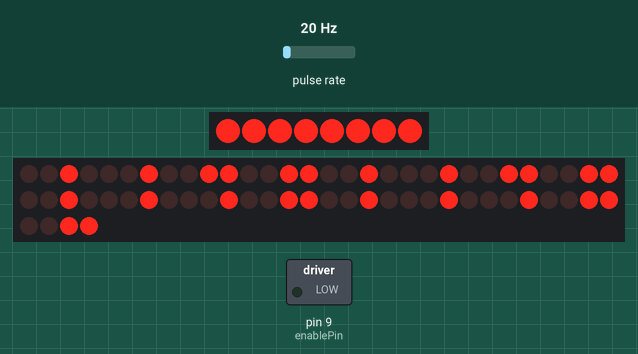
Recording of a sketch running on a simulated Arduino Uno, built with avr-gcc and run on an emulated ATmega328P. Parts: 8 shift-register outputs drawn as a row of LEDs (first output left, lit = HIGH), 64 shift-register outputs drawn as a row of LEDs (first output left, lit = HIGH), switched loads named in the sketch (green lamp = pin HIGH). Wiring (inferred from the names in the program): pulse sensor: data pin 2; shift register (74HC595): latch pin 10; 8 × shift register (74HC595): latch pin 0. Wiring (inferred from the signals the program sends): 2 × row of LEDs: on Q0, Q1, Q2, Q3, Q4, Q5, Q6, Q7 / on Q0, Q1, Q2, Q3, Q4, Q5, Q6, Q7, Q8, Q9, Q10, Q11, Q12, Q13, Q14, Q15, Q16, Q17, Q18, Q19, Q20, Q21, Q22, Q23, Q24, Q25, Q26, Q27, Q28, Q29, Q30, Q31, Q32, Q33, Q34, Q35, Q36, Q37, Q38, Q39, Q40, Q41, Q42, Q43, Q44, Q45, Q46, Q47, Q48, Q49, Q50, Q51, Q52, Q53, Q54, Q55, Q56, Q57, Q58, Q59, Q60, Q61, Q62, Q63. The test bench sets the inputs (shaded band); at power-on: pulse rate 20 Hz. Pins used as bus, display or sensor lines are not drawn.

Above: at 0.47 s.
1.3 s: pulse rate (sensor on pin 2) set to 1 Hz
At 4.2 s:
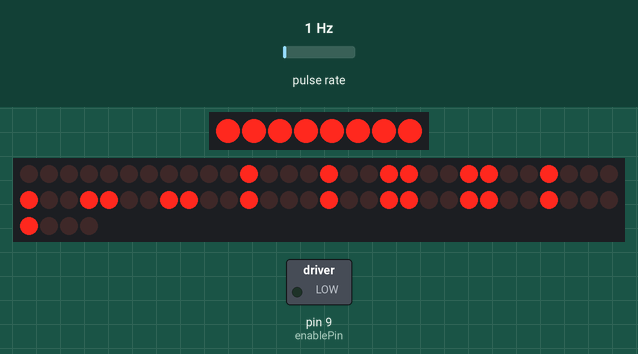
4.3 s: pulse rate (sensor on pin 2) set to 22 Hz
At 4.41 s:
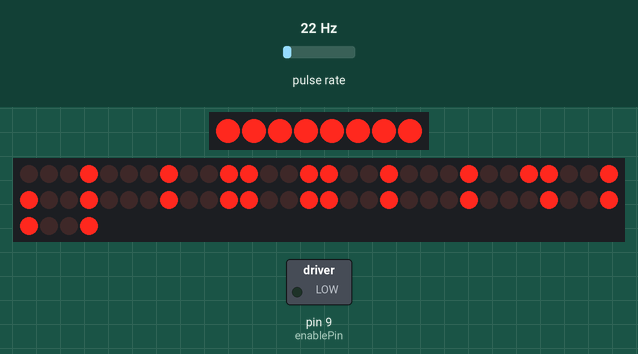
6.2 s: pulse rate (sensor on pin 2) set to 1 Hz
At 8.4 s:
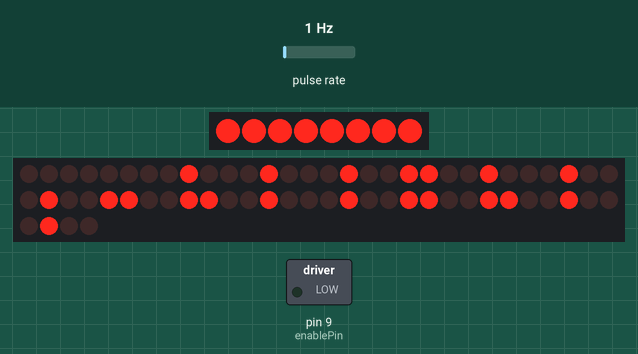
9.2 s: pulse rate (sensor on pin 2) set to 50 Hz
At 9.83 s:
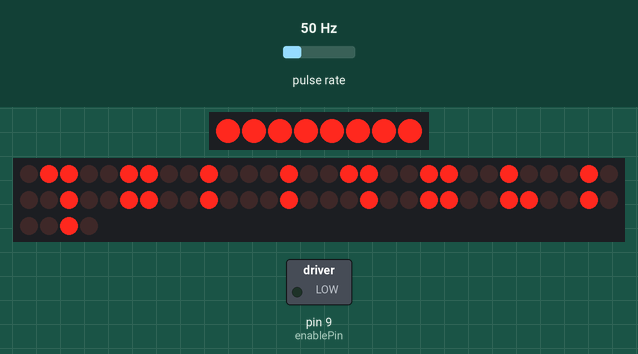
11.5 s: pulse rate (sensor on pin 2) set to 1 Hz
At 13.7 s:
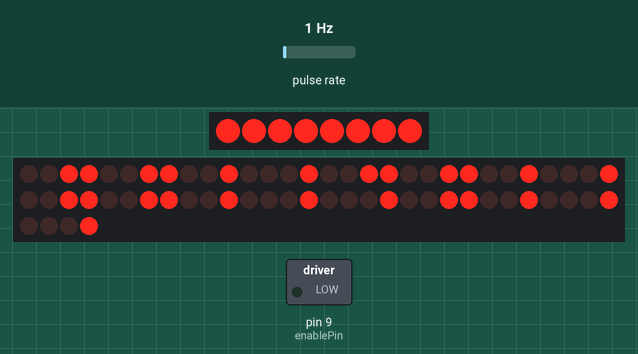
14.5 s: pulse rate (sensor on pin 2) set to 4 Hz
At 15.8 s:
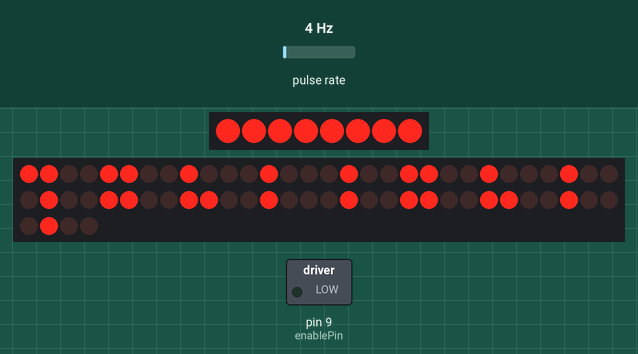
Timing chart, 0 to 17.5 s (numbered marks = the images above; inputs shaded):
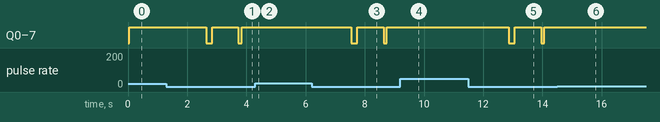

The sketch:

splitflap-attiny.ino
```cpp
/*
 *
var        ATTiny    TPIC
----------------------------
clockPin   13 SCK    SRCK
latchPin   10 SS     RCK
dataPin    17 MOSI   SER IN
enablePin   9 GPIO   G (is NOT ground)

*/


#include <SPI.h>
#include <Wire.h>

byte chipID = 8; // any number from 8-127

static const int spiClk = 1000000; // in KHz

int pinOrders [2][4] = {
  {3, 2, 1, 0},
  {0, 1, 2, 3}
};
int pinOrderA = 0; //index of pinOrders above, e.g. pinOrders[0];
int pinOrderB = 0;

bool steps[8][4] = {
  {0, 0, 0, 1},
  {0, 0, 1, 1},
  {0, 0, 1, 0},
  {0, 1, 1, 0},
  {0, 1, 0, 0},
  {1, 1, 0, 0},
  {1, 0, 0, 0},
  {1, 0, 0, 1}
};

int outputSize = 8; //make sure this matches outputBytes below.
byte outputBytes[8];

int clockPin = 13; //vspi clk
int latchPin = 10; //ss or vspi CS0 pin
int dataPin = 17;  //VSPI MOSI.
int enablePin = 9; //just a random gpio, controls TPIC on/off

int ledPin = 0; //turn on LED when moving

int hallPin = 2;     // the number of the hall effect sensor pin

int stepsPerRevolution = 4096;
//This number depends on the motor
int stepsPerFlap = 256;

float revolutionsPerMinute = 20.0;  //20 is a good start. Higher and you start skipping steps.
float stepsPerSecond = (revolutionsPerMinute/60.0) * (float)stepsPerRevolution;
float secondsPerStep = 1.0/stepsPerSecond;
int microsecondsPerStep = (int)(secondsPerStep * 1000000.0);

//10 rpm ~1,500 uS/step

const int startInterval = microsecondsPerStep * 2;
int interval = startInterval; //in uS
const int goalInterval = microsecondsPerStep;

void setup() {
  Wire.begin(chipID);
  Wire.onReceive(receiveMessage); // register event
  Wire.onRequest(sendMessage);

  pinMode(hallPin, INPUT_PULLUP);
  attachInterrupt(digitalPinToInterrupt(hallPin), hallInterrupt, FALLING);
  SPI.begin();
  pinMode(ledPin, OUTPUT);

  pinMode(latchPin, OUTPUT);
  digitalWrite (latchPin, LOW);
  pinMode(enablePin, OUTPUT);
  digitalWrite(enablePin, LOW);

  //loop through each array, then loop to create byte
  for (int index = 0; index < 8; index++) {
    byte combined = 0;
    for (int bitIndex = 0; bitIndex < 4; bitIndex++) {
      if (steps[index][bitIndex]) {
        bitSet(combined, pinOrders[pinOrderA][bitIndex]);
        bitSet(combined, pinOrders[pinOrderB][bitIndex] + 4);
      }
    }
    outputBytes[index] = combined;
  }
  goToLocation(stepsPerRevolution - 1); //max distance, 1 step behind where we started
}

int currentLocation = 0;
int goalLocation = 0;
void goToLocation(int location) {
  goalLocation = location;
}

int stepIndex = 0;
unsigned long lastStepTime = 0;

int totalFlaps = 0;
int goalFlap = 0; //0 - 15

bool isOff = true;
bool ledState = LOW;
void loop() {
  if (goalLocation != currentLocation) {
    isOff = false;
    unsigned long now = micros();
    if (now - lastStepTime > interval) {
      currentLocation = (currentLocation + 1) % stepsPerRevolution;
      updateShiftRegister(outputBytes[stepIndex]);
      lastStepTime = now;
      stepIndex = (stepIndex + 1) % outputSize;
      if (interval > goalInterval) {
        interval -= 3;
      }
    }
  } else if (!isOff) {
    interval = startInterval;
    isOff = true;
    turnOffStepper();
  }
}

void receiveMessage(int howMany) {
  if (Wire.available() < 3) return;
  int type = Wire.read(); //ignore, always move for now
  int high = (int)Wire.read(); // Store as int to prepare for shifting
  byte low = Wire.read();

  goToLocation((high << 8) + low);
}

void sendMessage() {
  Wire.write("ATTiny");
}

//can be anything from 0 - 4096 (stepsPerRevolution)
int hallOffset = 12 * stepsPerFlap - 10;

void hallInterrupt() {
  ledState = !ledState;
  digitalWrite(ledPin, ledState);
  currentLocation = hallOffset;
}


void turnOffStepper() {
  byte off = 0;
  updateShiftRegister(off);
}

void updateShiftRegister(byte output) {
  digitalWrite(latchPin, LOW); //pull SS slow to prep other end for transfer
  SPI.beginTransaction(SPISettings(spiClk, MSBFIRST, SPI_MODE0));
  SPI.transfer(output);
  SPI.endTransaction();
  digitalWrite(latchPin, HIGH); //pull ss high to signify end of data transfer
}
```
